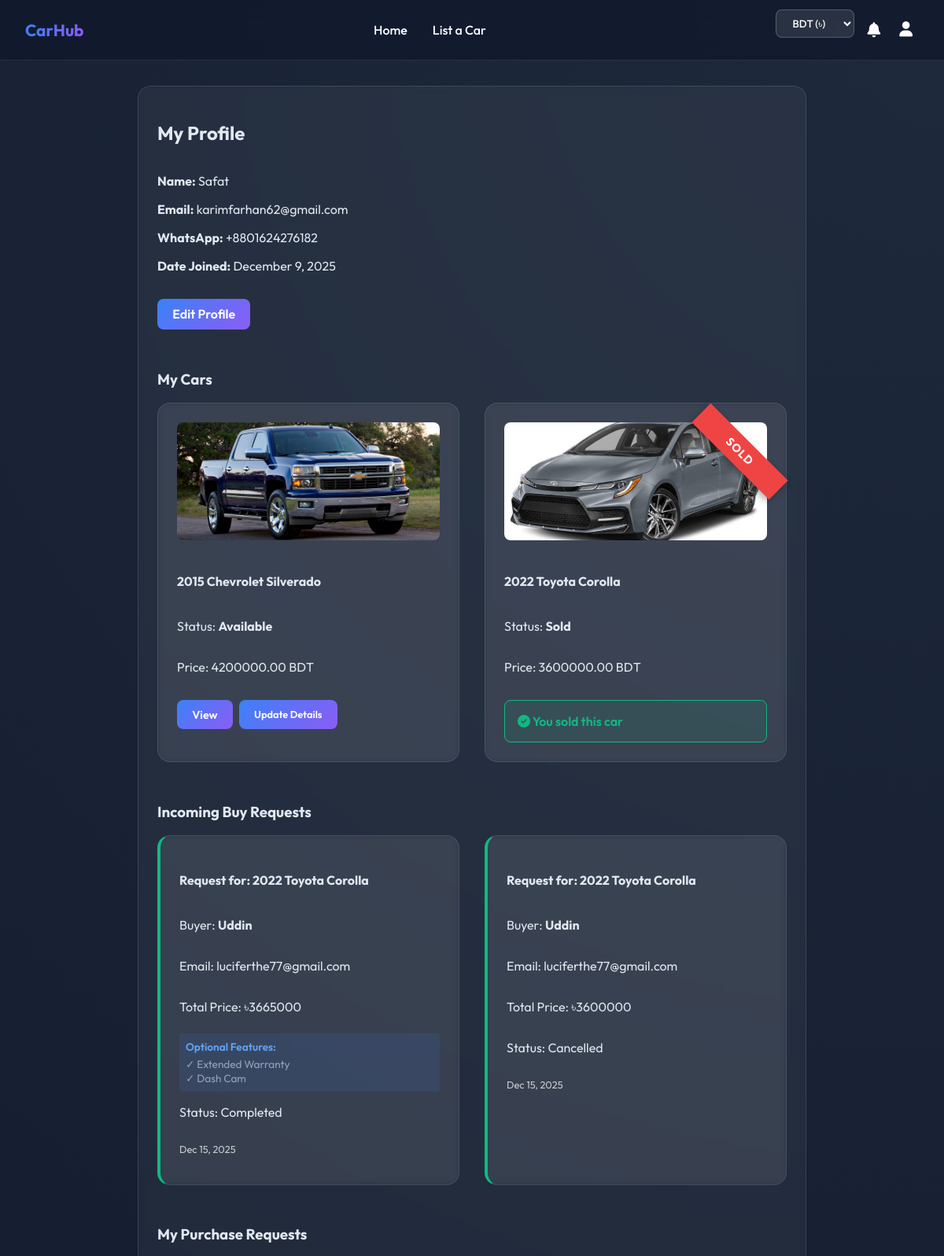
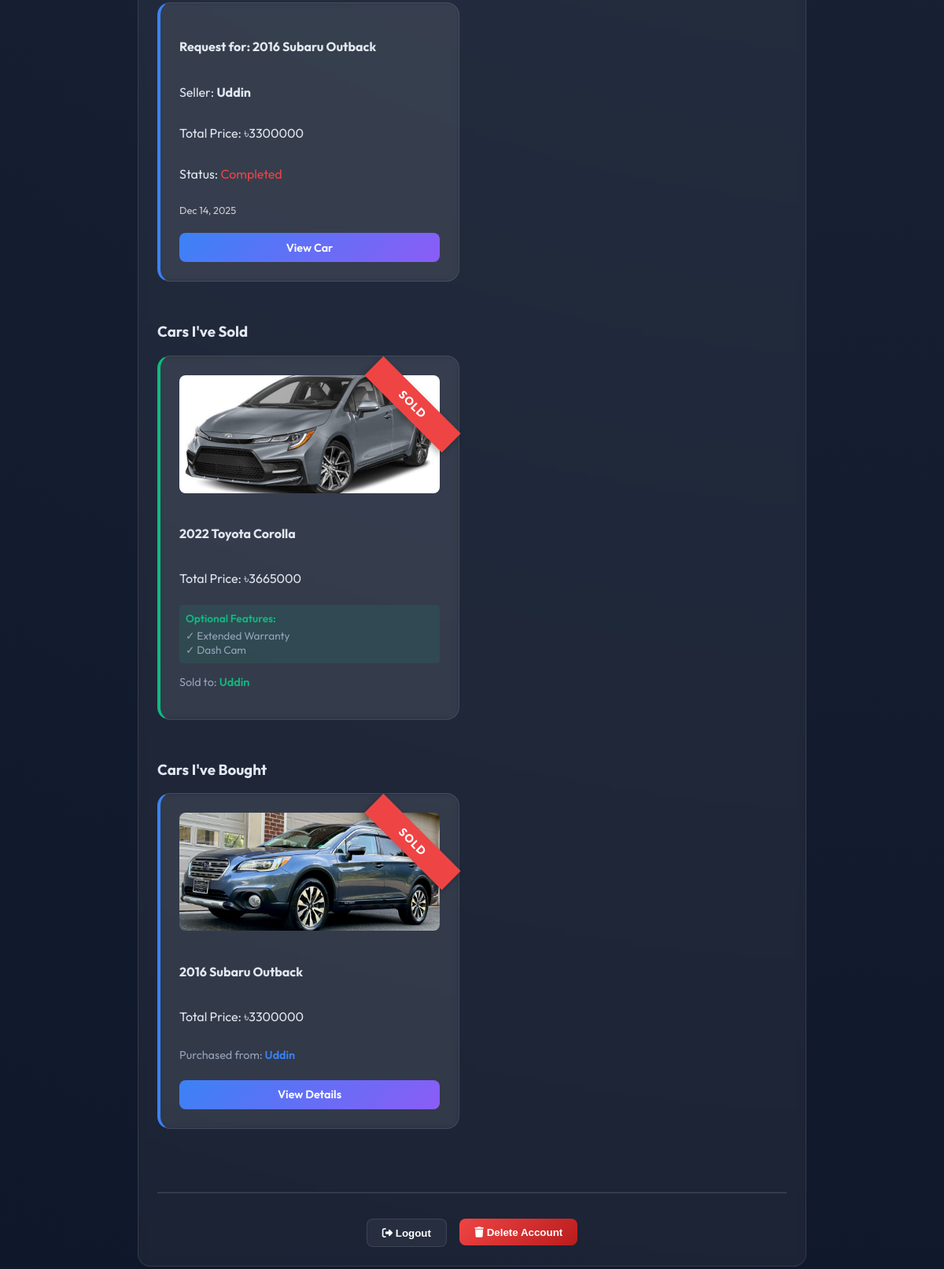
Screenshot of /profile/ (signed in) with the database file from the repository (2 pictures, top to bottom).
### cars/models.py (models this page shows, shortened)
class UserProfile(models.Model):
    user = models.OneToOneField(User, on_delete=models.CASCADE, related_name='profile')
    whatsapp_number = models.CharField(max_length=20, blank=True, null=True)

class Car(models.Model):
    CAR_TYPES = (
        ('sedan', 'Sedan'),
        ('suv', 'SUV'),
        ('truck', 'Truck'),
        ('coupe', 'Coupe'),
    )
    make = models.CharField(max_length=100)
    model = models.CharField(max_length=100)
    year = models.IntegerField()
    price = models.DecimalField(max_digits=10, decimal_places=2)
    mileage = models.IntegerField()
    car_type = models.CharField(max_length=20, choices=CAR_TYPES)
    status = models.CharField(max_length=20, default='available') # available, sold
    approval_status = models.CharField(max_length=20, default='pending') # pending, approved, rejected
    owner = models.ForeignKey(User, on_delete=models.CASCADE)
    created_at = models.DateTimeField(auto_now_add=True)
    contact_email = models.EmailField(blank=True, null=True)
    contact_whatsapp = models.CharField(max_length=20, blank=True, null=True)
    registration_paper = models.FileField(upload_to='registration_papers/', blank=True, null=True)
    followers = models.ManyToManyField(User, related_name='followed_cars', blank=True)

class CarImage(models.Model):
    car = models.ForeignKey(Car, on_delete=models.CASCADE, related_name='images')
    image = models.ImageField(upload_to='car_images/')

class Order(models.Model):
    STATUS_CHOICES = (
        ('pending', 'Pending'),
        ('completed', 'Completed'),
        ('cancelled', 'Cancelled'),
    )
    buyer = models.ForeignKey(User, on_delete=models.CASCADE, related_name='orders')
    car = models.ForeignKey(Car, on_delete=models.CASCADE, related_name='orders')
    status = models.CharField(max_length=20, choices=STATUS_CHOICES, default='pending')
    created_at = models.DateTimeField(auto_now_add=True)
    has_warranty = models.BooleanField(default=False)
    has_dashcam = models.BooleanField(default=False)
    has_seatcovers = models.BooleanField(default=False)
    has_tinting = models.BooleanField(default=False)
    total_price = models.DecimalField(max_digits=10, decimal_places=2, default=0)

### cars/views.py (the view)
# urls.py: path('profile/', views.profile, name='profile'),
@login_required
def profile(request):
    my_cars = Car.objects.filter(owner=request.user).order_by('-created_at')
    buy_requests = Order.objects.filter(car__owner=request.user).order_by('-created_at')
    my_purchase_requests = Order.objects.filter(buyer=request.user).order_by('-created_at')
    sold_cars = Order.objects.filter(car__owner=request.user, status='completed').order_by('-created_at')
    bought_cars = Order.objects.filter(buyer=request.user, status='completed').order_by('-created_at')
    return render(request, 'cars/profile.html', {
        'my_cars': my_cars,
        'buy_requests': buy_requests,
        'my_purchase_requests': my_purchase_requests,
        'sold_cars': sold_cars,
        'bought_cars': bought_cars
    })

### cars/templatetags/notification_tags.py (called while the page is built)
@register.simple_tag(takes_context=True)
def unread_notifications_count(context):
    request = context.get('request')
    if request and request.user.is_authenticated:
        return Notification.objects.filter(user=request.user, is_read=False).count()
    return 0

### cars/templates/cars/profile.html (shortened to what this page needs)
<!DOCTYPE html>
{% extends 'cars/base.html' %}
{% block content %}
<div class="card" style="max-width: 800px; margin: 0 auto;">
    <h2>My Profile</h2>
    <div style="margin-bottom: 2rem;">
        <p><strong>Name:</strong> {{ user.first_name }}</p>
        <p><strong>Email:</strong> {{ user.email }}</p>
        {% if user.profile.whatsapp_number %}
        <p><strong>WhatsApp:</strong> {{ user.profile.whatsapp_number }}</p>
        {% endif %}
        <p><strong>Date Joined:</strong> {{ user.date_joined|date:"F j, Y" }}</p>
        <a href="{% url 'edit_profile' %}" class="btn btn-primary" style="margin-top:1rem;">Edit Profile</a>
    </div>
    {% if not user.is_superuser %}
    <div style="margin-bottom: 2rem;">
        <h3>My Cars</h3>
        {% if my_cars %}
        <div class="grid">
            {% for car in my_cars %}
            <div class="card">
                <div style="position: relative;">
                    {% if car.images.first %}
                    <img src="{{ car.images.first.image.url }}" alt="{{ car.make }} {{ car.model }}"
                        style="width:100%; height:150px; object-fit:cover; border-radius:0.5rem; margin-bottom:1rem;">
                    {% endif %}
                    {% if car.status == 'sold' %}
                    <div style="position: absolute; top: 20px; right: -35px; background: #ef4444; color: white; padding: 0.5rem 3rem; font-weight: 700; font-size: 0.9rem; transform: rotate(45deg); box-shadow: 0 4px 8px rgba(0,0,0,0.3); text-transform: uppercase; letter-spacing: 1px;">
                        SOLD
                    </div>
                    {% endif %}
                </div>
                <h4>{{ car.year }} {{ car.make }} {{ car.model }}</h4>
                <p>Status: <strong>{{ car.status|title }}</strong></p>
                <p>Price: {{ car.price }} BDT</p>
                {% if car.status == 'sold' %}
                <div style="margin-top: 1rem; padding: 1rem; background: rgba(16, 185, 129, 0.1); border-radius: 0.5rem; border: 1px solid #10b981;">
                    <p style="color: #10b981; margin: 0; font-weight: 600;">
                        <i class="fa-solid fa-circle-check"></i> You sold this car
                    </p>
                </div>
                {% else %}
                <div style="margin-top: 1rem; display:flex; gap:0.5rem;">
                    <a href="{% url 'car_detail' car.id %}" class="btn btn-primary" style="font-size:0.9rem;">View</a>
                    <a href="{% url 'update_car' car.id %}" class="btn btn-primary" style="font-size: 0.8rem;">Update
                        Details</a>
                </div>
                {% endif %}
            </div>
            {% endfor %}
        </div>
        {% else %}
        <p>You haven't listed any cars yet.</p>
        <a href="{% url 'create_car' %}" class="btn btn-primary">List a Car</a>
        {% endif %}
    </div>
    <div style="margin-bottom: 2rem;">
        <h3>Incoming Buy Requests</h3>
        {% if buy_requests %}
        <div class="grid">
            {% for order in buy_requests %}
            <div class="card" style="border-left: 4px solid #10b981;">
                <h4>Request for: {{ order.car.year }} {{ order.car.make }} {{ order.car.model }}</h4>
                <p>Buyer: <strong>{{ order.buyer.username }}</strong></p>
                <p>Email: {{ order.buyer.email }}</p>
                <p>Total Price: ৳{{ order.total_price|floatformat:0 }}</p>
                {% if order.has_warranty or order.has_dashcam or order.has_seatcovers or order.has_tinting %}
                <div style="margin-top: 0.5rem; padding: 0.5rem; background: rgba(59, 130, 246, 0.1); border-radius: 0.25rem;">
                    <p style="margin: 0 0 0.25rem 0; font-size: 0.85rem; font-weight: 600; color: #60a5fa;">Optional Features:</p>
                    <div style="font-size: 0.85rem; color: #94a3b8;">
                        {% if order.has_warranty %}<span>✓ Extended Warranty</span><br>{% endif %}
                        {% if order.has_dashcam %}<span>✓ Dash Cam</span><br>{% endif %}
                    </div>
                </div>
                {% endif %}
                <p>Status: {{ order.status|title }}</p>
                <p style="font-size:0.8rem; color:#ccc;">{{ order.created_at|date:"M d, Y" }}</p>
            </div>
            {% endfor %}
        </div>
        {% else %}
        <p>No buy requests yet.</p>
        {% endif %}
    </div>
    <div style="margin-bottom: 2rem;">
        <h3>My Purchase Requests</h3>
        {% if my_purchase_requests %}
        <div class="grid">
            {% for order in my_purchase_requests %}
            <div class="card" style="border-left: 4px solid #3b82f6;">
                <h4>Request for: {{ order.car.year }} {{ order.car.make }} {{ order.car.model }}</h4>
                <p>Seller: <strong>{{ order.car.owner.username }}</strong></p>
                <p>Total Price: ৳{{ order.total_price|floatformat:0 }}</p>
                <p>Status:
                    {% if order.status == 'pending' %}
                    <span style="color: #f59e0b;">{{ order.status|title }}</span>
                    {% elif order.status == 'accepted' %}
                    <span style="color: #10b981;">{{ order.status|title }}</span>
                    {% else %}
                    <span style="color: #ef4444;">{{ order.status|title }}</span>
                    {% endif %}
                </p>
                <p style="font-size:0.8rem; color:#ccc;">{{ order.created_at|date:"M d, Y" }}</p>
                <a href="{% url 'car_detail' order.car.id %}" class="btn btn-primary" style="font-size:0.9rem; margin-top:0.5rem;">View Car</a>
            </div>
            {% endfor %}
        </div>
        {% else %}
        <p>You haven't made any purchase requests yet.</p>
        {% endif %}
    </div>
    <div style="margin-bottom: 2rem;">
        <h3>Cars I've Sold</h3>
        {% if sold_cars %}
        <div class="grid">
            {% for order in sold_cars %}
            <div class="card" style="border-left: 4px solid #10b981;">
                <div style="position: relative;">
                    {% if order.car.images.first %}
                    <img src="{{ order.car.images.first.image.url }}" alt="{{ order.car.make }} {{ order.car.model }}"
                        style="width:100%; height:150px; object-fit:cover; border-radius:0.5rem; margin-bottom:1rem;">
                    {% endif %}
                    <div style="position: absolute; top: 20px; right: -35px; background: #ef4444; color: white; padding: 0.5rem 3rem; font-weight: 700; font-size: 0.9rem; transform: rotate(45deg); box-shadow: 0 4px 8px rgba(0,0,0,0.3); text-transform: uppercase; letter-spacing: 1px;">
                        SOLD
                    </div>
                </div>
                <h4>{{ order.car.year }} {{ order.car.make }} {{ order.car.model }}</h4>
                <p>Total Price: ৳{{ order.total_price|floatformat:0 }}</p>
                {% if order.has_warranty or order.has_dashcam or order.has_seatcovers or order.has_tinting %}
                <div style="margin-top: 0.5rem; padding: 0.5rem; background: rgba(16, 185, 129, 0.1); border-radius: 0.25rem;">
                    <p style="margin: 0 0 0.25rem 0; font-size: 0.85rem; font-weight: 600; color: #10b981;">Optional Features:</p>
                    <div style="font-size: 0.85rem; color: #94a3b8;">
                        {% if order.has_warranty %}<span>✓ Extended Warranty</span><br>{% endif %}
                        {% if order.has_dashcam %}<span>✓ Dash Cam</span><br>{% endif %}
                    </div>
                </div>
                {% endif %}
                <p style="font-size:0.9rem; color:#94a3b8;">Sold to:
                    <a href="{% url 'seller_profile' order.buyer.id %}" style="color: #10b981; text-decoration: none; font-weight: 600;">
                        {{ order.buyer.first_name }}
                    </a>
                </p>
            </div>
            {% endfor %}
        </div>
        {% else %}
        <p>You haven't sold any cars yet.</p>
        {% endif %}
    </div>
    <div style="margin-bottom: 2rem;">
        <h3>Cars I've Bought</h3>
        {% if bought_cars %}
        <div class="grid">
            {% for order in bought_cars %}
            <div class="card" style="border-left: 4px solid #3b82f6;">
                <div style="position: relative;">
                    {% if order.car.images.first %}
                    <img src="{{ order.car.images.first.image.url }}" alt="{{ order.car.make }} {{ order.car.model }}"
                        style="width:100%; height:150px; object-fit:cover; border-radius:0.5rem; margin-bottom:1rem;">
                    {% endif %}
                    <div style="position: absolute; top: 20px; right: -35px; background: #ef4444; color: white; padding: 0.5rem 3rem; font-weight: 700; font-size: 0.9rem; transform: rotate(45deg); box-shadow: 0 4px 8px rgba(0,0,0,0.3); text-transform: uppercase; letter-spacing: 1px;">
                        SOLD
                    </div>
                </div>
                <h4>{{ order.car.year }} {{ order.car.make }} {{ order.car.model }}</h4>
                <p>Total Price: ৳{{ order.total_price|floatformat:0 }}</p>
                <p style="font-size:0.9rem; color:#94a3b8;">Purchased from:
                    <a href="{% url 'seller_profile' order.car.owner.id %}" style="color: #3b82f6; text-decoration: none; font-weight: 600;">
                        {{ order.car.owner.first_name }}
                    </a>
                </p>
                <a href="{% url 'car_detail' order.car.id %}" class="btn btn-primary" style="font-size:0.9rem; margin-top:0.5rem;">View Details</a>
            </div>
            {% endfor %}
        </div>
        {% else %}
        <p>You haven't bought any cars yet.</p>
        {% endif %}
    </div>
    {% endif %}
    <div
        style="margin-top: 3rem; padding-top: 2rem; border-top: 2px solid var(--glass-border); display:flex; gap:1rem; justify-content:center;">
        <form action="{% url 'logout' %}" method="post" style="margin:0;">
            <button type="submit" class="btn"
                style="background:var(--glass-bg); border:1px solid var(--glass-border); color:white;">
                <i class="fa-solid fa-right-from-bracket"></i> Logout
            </button>
        </form>
        <form action="{% url 'delete_account' %}" method="post" style="margin:0;"
            onsubmit="return confirm('Are you sure you want to delete your account? This action cannot be undone and will delete all your listings.');">
            <button type="submit" class="btn btn-danger">
                <i class="fa-solid fa-trash"></i> Delete Account
            </button>
        </form>
    </div>
</div>
{% endblock %}

### cars/static/cars/style.css (style rules this page uses)
:root { --bg-color: #0f172a; --text-color: #e2e8f0; --primary-color: #3b82f6; --secondary-color: #8b5cf6; --glass-bg: rgba(255, 255, 255, 0.05); --glass-border: rgba(255, 255, 255, 0.1); }
body { background-color: var(--bg-color); color: var(--text-color); font-family: 'Outfit', sans-serif; margin: 0; padding: 0; min-height: 100vh; background-image: radial-gradient(circle at top right, #1e293b, #0f172a); }
.card { background: var(--glass-bg); backdrop-filter: blur(5px); border: 1px solid var(--glass-border); border-radius: 1rem; padding: 1.5rem; transition: transform 0.3s, box-shadow 0.3s; display: flex; flex-direction: column; }
.btn { display: inline-block; padding: 0.6rem 1.2rem; border-radius: 0.5rem; text-decoration: none; font-weight: 600; transition: all 0.3s; border: none; cursor: pointer; text-align: center; }
.btn-primary { background: linear-gradient(135deg, var(--primary-color), var(--secondary-color)); color: white; }
.btn-danger { background: linear-gradient(135deg, #ef4444, #b91c1c); color: white; }
.grid { display: grid; grid-template-columns: repeat(auto-fill, minmax(300px, 1fr)); gap: 2rem; }

### rows the page displays
Car: images.first.image (picture), year "2015", make "Chevrolet", model "Silverado", status "Available", price "4200000.00", shows "View"
Car: images.first.image (picture), shows "SOLD", year "2022", make "Toyota", model "Corolla", status "Sold", price "3600000.00", shows "You sold this car"
Order: car.year "2022", car.make "Toyota", car.model "Corolla", buyer.username "Uddin", buyer.email "luciferthe77@gmail.com", total_price "3665000", shows "Optional Features:", has_warranty "✓ Extended Warranty", status "Completed", created_at "Dec 15, 2025", car.images.first.image (picture), buyer.first_name "Uddin"
Order: car.year "2022", car.make "Toyota", car.model "Corolla", buyer.username "Uddin", buyer.email "luciferthe77@gmail.com", total_price "3600000", status "Cancelled", created_at "Dec 15, 2025"
Order: car.year "2016", car.make "Subaru", car.model "Outback", car.owner.username "Uddin", total_price "3300000", status "Completed", created_at "Dec 14, 2025", car.images.first.image (picture), car.owner.first_name "Uddin"

### other values shown
{{ user.first_name }} "Safat"
{{ user.email }} "karimfarhan62@gmail.com"
{{ user.profile.whatsapp_number }} "+8801624276182"
{{ user.date_joined|date:"F j, Y" }} "December 9, 2025"
